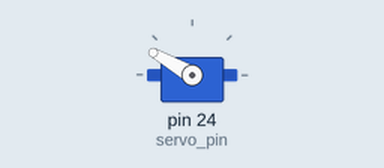
Simulated run of this sketch. Board: Arduino Mega 2560, built with avr-gcc and run on an emulated ATmega2560. Parts: servo.

Above: at 0.05 s.
At 4.0 s:
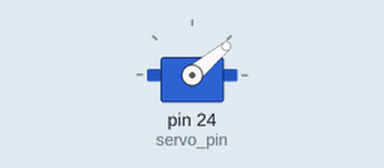
Timing chart, 0 to 5.2 s (numbered marks = the images above):
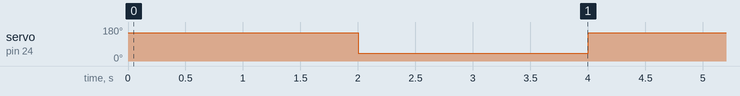

Measured:
- by itself, servo on pin 24 (servo_pin): alternates 150° for 2.0 s and 40° for 2.0 s

The sketch:

RC_servo_test.ino
```cpp
#include <Servo.h>
#define servo_pin 24
#define servo_init 90
#define servo_limitR 150
#define servo_limitL 40

Servo servo;

void setup() {
  // put your setup code here, to run once:
  servo.attach(servo_pin);
  servo.write(servo_init);
}

void loop() {
  // put your main code here, to run repeatedly:

    servo.write(servo_limitR);
    delay(2000);
    servo.write(servo_limitL);
    delay(2000);
}
```
